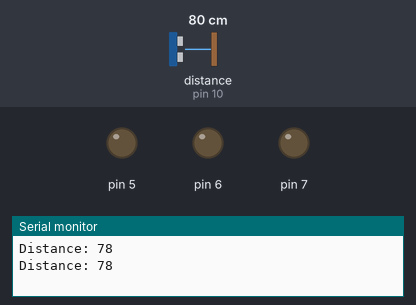
A sketch run on a simulated Arduino Uno, built with avr-gcc and run on an emulated ATmega328P. Parts: output pins drawn as LEDs (lit = HIGH), the last lines printed to the serial monitor. Wiring (inferred from the names in the program): ultrasonic range finder: trigger pin 9; echo pin 10. Inputs (shaded band) come from the test bench; at power-on: distance to the obstacle (sensor on pin 10) 80 cm. The echo pulse lasts 58.3 µs per cm; pins used as bus, display or sensor lines are not drawn.

Above: at 1.8 s.
1.9 s: distance to the obstacle (sensor on pin 10) set to 35 cm
3.4 s: distance to the obstacle (sensor on pin 10) set to 30 cm
At 5.2 s:
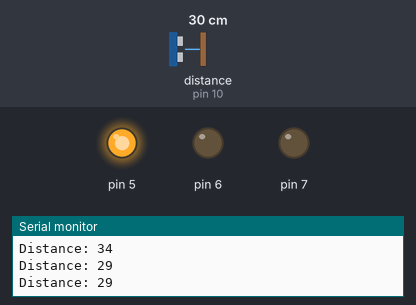
5.5 s: distance to the obstacle (sensor on pin 10) set to 24 cm
7.2 s: distance to the obstacle (sensor on pin 10) set to 19 cm
At 8.8 s:
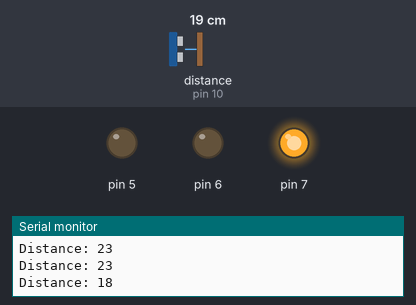
9.5 s: distance to the obstacle (sensor on pin 10) set to 13 cm
11.2 s: distance to the obstacle (sensor on pin 10) set to 9 cm
At 13.3 s:
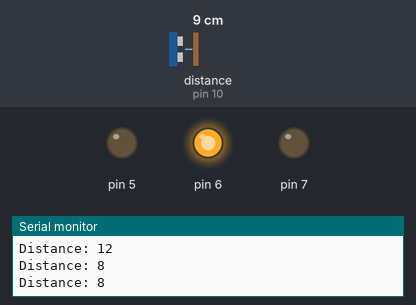
Timing chart, 0 to 14.5 s (numbered marks = the images above; inputs shaded):
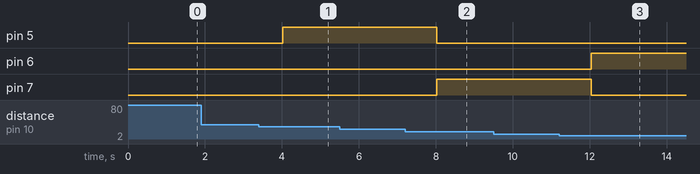

Measured:
- the behaviour switches between 33 and 32 cm on distance to the obstacle (sensor on pin 10) (found by bisection; images 0 and 1)
- the behaviour switches between 22 and 21 cm on distance to the obstacle (sensor on pin 10) (found by bisection; images 1 and 2)
- the behaviour switches between 12 and 11 cm on distance to the obstacle (sensor on pin 10) (found by bisection; images 2 and 3)
- after the input at 3.4 s, pin 5: LOW → HIGH after 0.62 s
- after the input at 7.2 s, pin 5: HIGH → LOW after 0.83 s; pin 7: LOW → HIGH after 0.83 s
- after the input at 11.2 s, pin 6: LOW → HIGH after 0.83 s; pin 7: HIGH → LOW after 0.83 s

The sketch:

Distance_Checker.ino
```cpp
// defines pins numbers
const int trigPin = 9;
const int echoPin = 10;
// defines variables
long duration;
int distance;
void setup() {
  pinMode(trigPin, OUTPUT); // Sets the trigPin as an Output
  pinMode(echoPin, INPUT); // Sets the echoPin as an Input
  pinMode(5, OUTPUT);
  pinMode(6, OUTPUT);
  pinMode(7, OUTPUT);
  Serial.begin(9600); // Starts the serial communication
}
void loop() {
  // Clears the trigPin
  digitalWrite(trigPin, LOW);
  delayMicroseconds(2);
  // Sets the trigPin on HIGH state for 10 microseconds
  digitalWrite(trigPin, HIGH);
  delayMicroseconds(10);
  digitalWrite(trigPin, LOW);
  // Reads the echoPin, returns the sound wave travel time in microseconds
  duration = pulseIn(echoPin, HIGH);
  // Calculating the distance
  distance = duration * 0.034 / 2;
  // Prints the distance on the Serial Monitor
  Serial.print("Distance: ");
  Serial.println(distance);
  if (distance >0 && distance<=10){
    digitalWrite(6, HIGH);
    digitalWrite(7, LOW);
    digitalWrite(5, LOW);
  }
  if(distance<=20 && distance>=11){
    digitalWrite(7,HIGH);
    digitalWrite(6, LOW);
    digitalWrite(5, LOW);
  }
  if(distance<=31 && distance>=21){
    digitalWrite(5,HIGH);
    digitalWrite(7, LOW);
    digitalWrite(6, LOW);
  }
  delay(1000);
}
```
